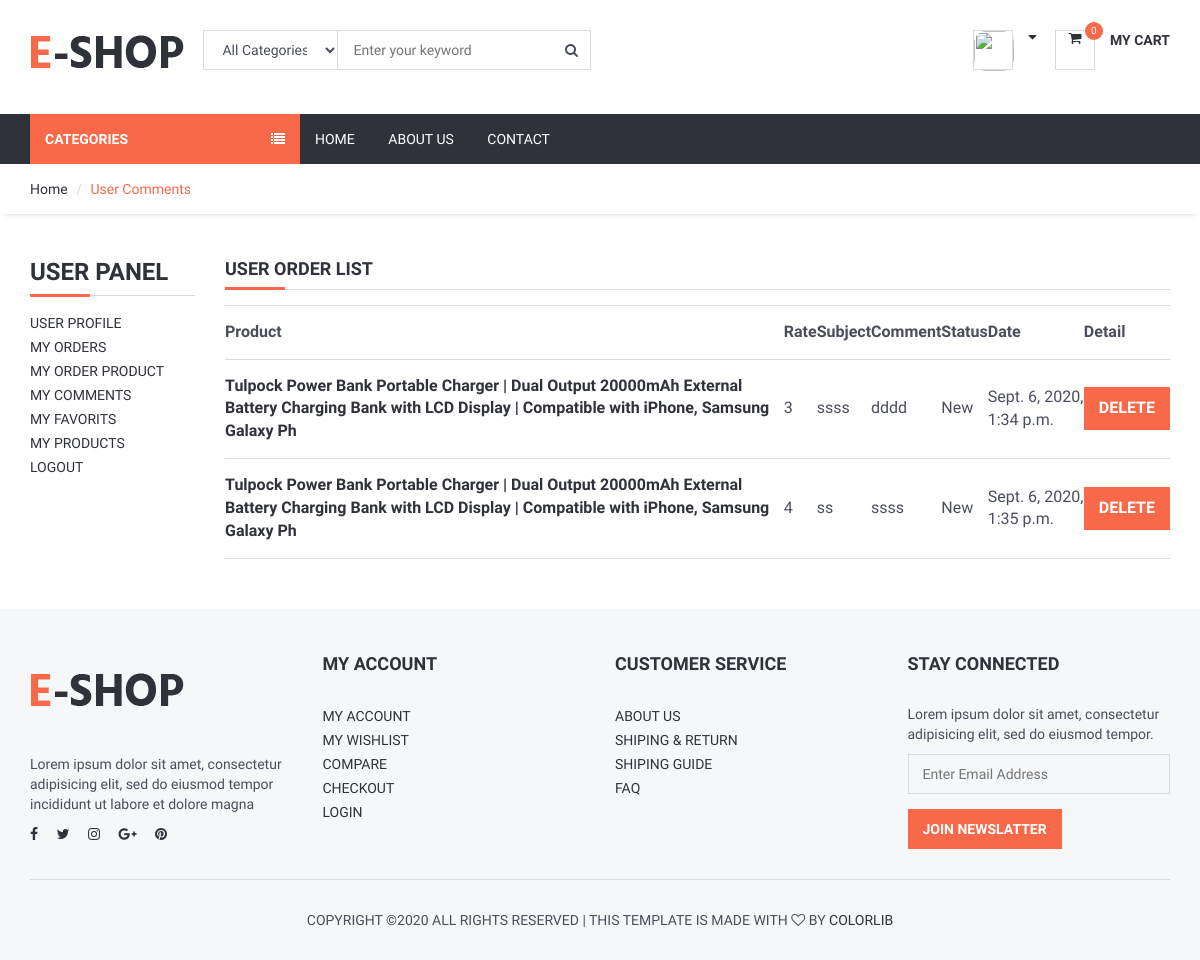
/user/comments/ (signed in), run on the app's committed database.
### product/models.py (models this page shows, shortened)
class Comment(models.Model):
    STATUS = (
        ('New', 'New'),
        ('True', 'True'),
        ('False', 'False'),
    )
    product = models.ForeignKey(Product, on_delete=models.CASCADE)
    user = models.ForeignKey(User, on_delete=models.CASCADE)
    subject = models.CharField(max_length=50, blank=True)
    comment = models.CharField(max_length=250,blank=True)
    rate = models.IntegerField(default=1)
    ip = models.CharField(max_length=20, blank=True)
    status = models.CharField(max_length=10, choices=STATUS, default='New')
    create_at = models.DateTimeField(auto_now_add=True)
    update_at = models.DateTimeField(auto_now=True)

class Product(models.Model):
    STATUS = (
        ('True', 'True'),
        ('False', 'False'),
    )
    VARIANTS = (
        ('None', 'None'),
        ('Size', 'Size'),
        ('Color', 'Color'),
        ('Size-Color', 'Size-Color'),
    )
    category = models.ForeignKey(Category, on_delete=models.CASCADE)
    title = models.CharField(max_length=150)
    keywords = models.CharField(max_length=255)
    description = models.TextField(max_length=255)
    image = models.ImageField(upload_to='images/', null=False)
    price = models.DecimalField(max_digits=12, decimal_places=2, default=0)
    amount = models.IntegerField(default=0)
    minamount = models.IntegerField(default=3)
    variant = models.CharField(max_length=10, choices=VARIANTS, default='None')
    detail = RichTextUploadingField()
    slug = models.SlugField(null=False, unique=True)
    status = models.CharField(max_length=10, choices=STATUS)
    create_at = models.DateTimeField(auto_now_add=True)
    update_at = models.DateTimeField(auto_now=True)

### user/views.py (the view)
# urls.py: path('comments/', views.user_comments, name='user_comments'),
def user_comments(request):
    current_user = request.user
    comments = Comment.objects.filter(user_id=current_user.id)
    context = {
        'comments': comments,
    }
    return render(request, 'user_comments.html', context)

### home/templatetags/myapptags.py (called while the page is built)
@register.simple_tag
def shopcartcount(userid):
    count = ShopCart.objects.filter(user_id=userid).count()
    return count

### user/templates/user_comments.html (shortened to what this page needs)
{% extends 'homebase.html' %}
{% block sidebar %} {% include 'sidebar.html' %} {% endblock %}
{% block body %}
    <div id="breadcrumb">
        <div class="container">
            <ul class="breadcrumb">
                <li><a href="/">Home</a></li>
                <li class="active">User Comments</li>
            </ul>
        </div>
    </div>
    <div class="section">
        <div class="container">
            <div class="row">
                <div class="col-md-2">
                    {% include "user_panel.html" %}
                </div>
                <div class="col-md-10">
                    <div class="section-title">
                        <h4 class="title">User Order List</h4>
                    </div>
                    <table class="shopping-cart-table table">
                        <tr>
                            <th class="text-left">Product </th>
                            <th class="text-left">Rate </th>
                            <th class="text-left">Subject </th>
                            <th class="text-left">Comment </th>
                            <th class="text-left">Status </th>
                            <th class="text-left">Date </th>
                            <th class="text-left">Detail </th>
                        </tr>
                        {% for rs in comments %}
                            <tr>
                                <td class="text-left">
                                    <a href="/product/{{ rs.product_id }}/{{ rs.product.slug }}">
                                        <strong> {{ rs.product.title}}</strong>
                                    </a>
                                </td>
                                <td class="text-left">{{ rs.rate}} </td>
                                <td class="text-left">{{ rs.subject}} </td>
                                <td class="text-left">{{ rs.comment}} </td>
                                <td class="text-left">{{ rs.status}} </td>
                                <td class="text-left">{{ rs.create_at}} </td>
                                <td class="text-left">
                                    <a class="primary-btn" href="/user/deletecomment/{{ rs.id }}" onclick="return confirm('Will be Delete ! Are you sure?')"> Delete </a>
                                </td>
                            </tr>
                        {% endfor %}
                    </table>
                </div>
            </div>
        </div>
    </div>
{% endblock %}

### home/static/css/style.css (style rules this page uses)
body { font-family: 'Hind', sans-serif; color: #4A4E5A; overflow-x: hidden; }
h1, h2, h3, h4, h5, h6 { color: #30323A; margin: 0 0 10px; font-weight: 700; }
a { color: #30323A; -webkit-transition: 0.3s color; transition: 0.3s color; }
strong { color: #30323A; }
ul, ol { margin: 0; padding: 0; list-style: none }
.main-btn, .primary-btn { display: inline-block; padding: 10px 15px; text-transform: uppercase; font-weight: 700; border: none; -webkit-transition: 0.3s all; transition: 0.3s all; }
.primary-btn { color: #FFF; background-color: #F8694A; }
.section { padding-top: 30px; padding-bottom: 30px; }
.section-title { position: relative; margin-bottom: 15px; margin-top: 15px; border-bottom: 1px solid #DADADA; }
.section-title .title { display: inline-block; text-transform: uppercase; }
.section-title:after { content: ""; position: absolute; left: 0; bottom: -1.5px; height: 3px; width: 60px; background-color: #F8694A; }
#breadcrumb { -webkit-box-shadow: 0px 6px 6px -6px rgba(0, 0, 0, 0.175); box-shadow: 0px 6px 6px -6px rgba(0, 0, 0, 0.175); }
.breadcrumb { background-color: transparent; border: none; border-radius: 0px; padding: 15px 0px; margin: 0; }
.breadcrumb>.active { color: #F8694A; }
.breadcrumb>li+li:before { color: #DADADA; }
.shopping-cart-table>tbody>tr>td, .shopping-cart-table>tbody>tr>th, .shopping-cart-table>tfoot>tr>td, .shopping-cart-table>tfoot>tr>th, .shopping-cart-table>thead>tr>td, .shopping-cart-table>thead>tr>th { padding: 15px 0px; vertical-align: middle; border-top: 1px solid #DADADA; }
.shopping-cart-table>tbody>tr:last-child>td { border-bottom: 1px solid #DADADA; }

### data on the page
Comment: product "Tulpock Power Bank Portable Charger | Dual Output 20000mAh External Battery Charging Bank with LCD Display | Compatible with iPhone, Samsung Galaxy Ph", rate "3", subject "ssss", comment "dddd", status "New", create_at "Sept. 6, 2020, 1:34 p.m."
Comment: product "Tulpock Power Bank Portable Charger | Dual Output 20000mAh External Battery Charging Bank with LCD Display | Compatible with iPhone, Samsung Galaxy Ph", rate "4", subject "ss", comment "ssss", status "New", create_at "Sept. 6, 2020, 1:35 p.m."

### other printed values
{{ count }} "0"
